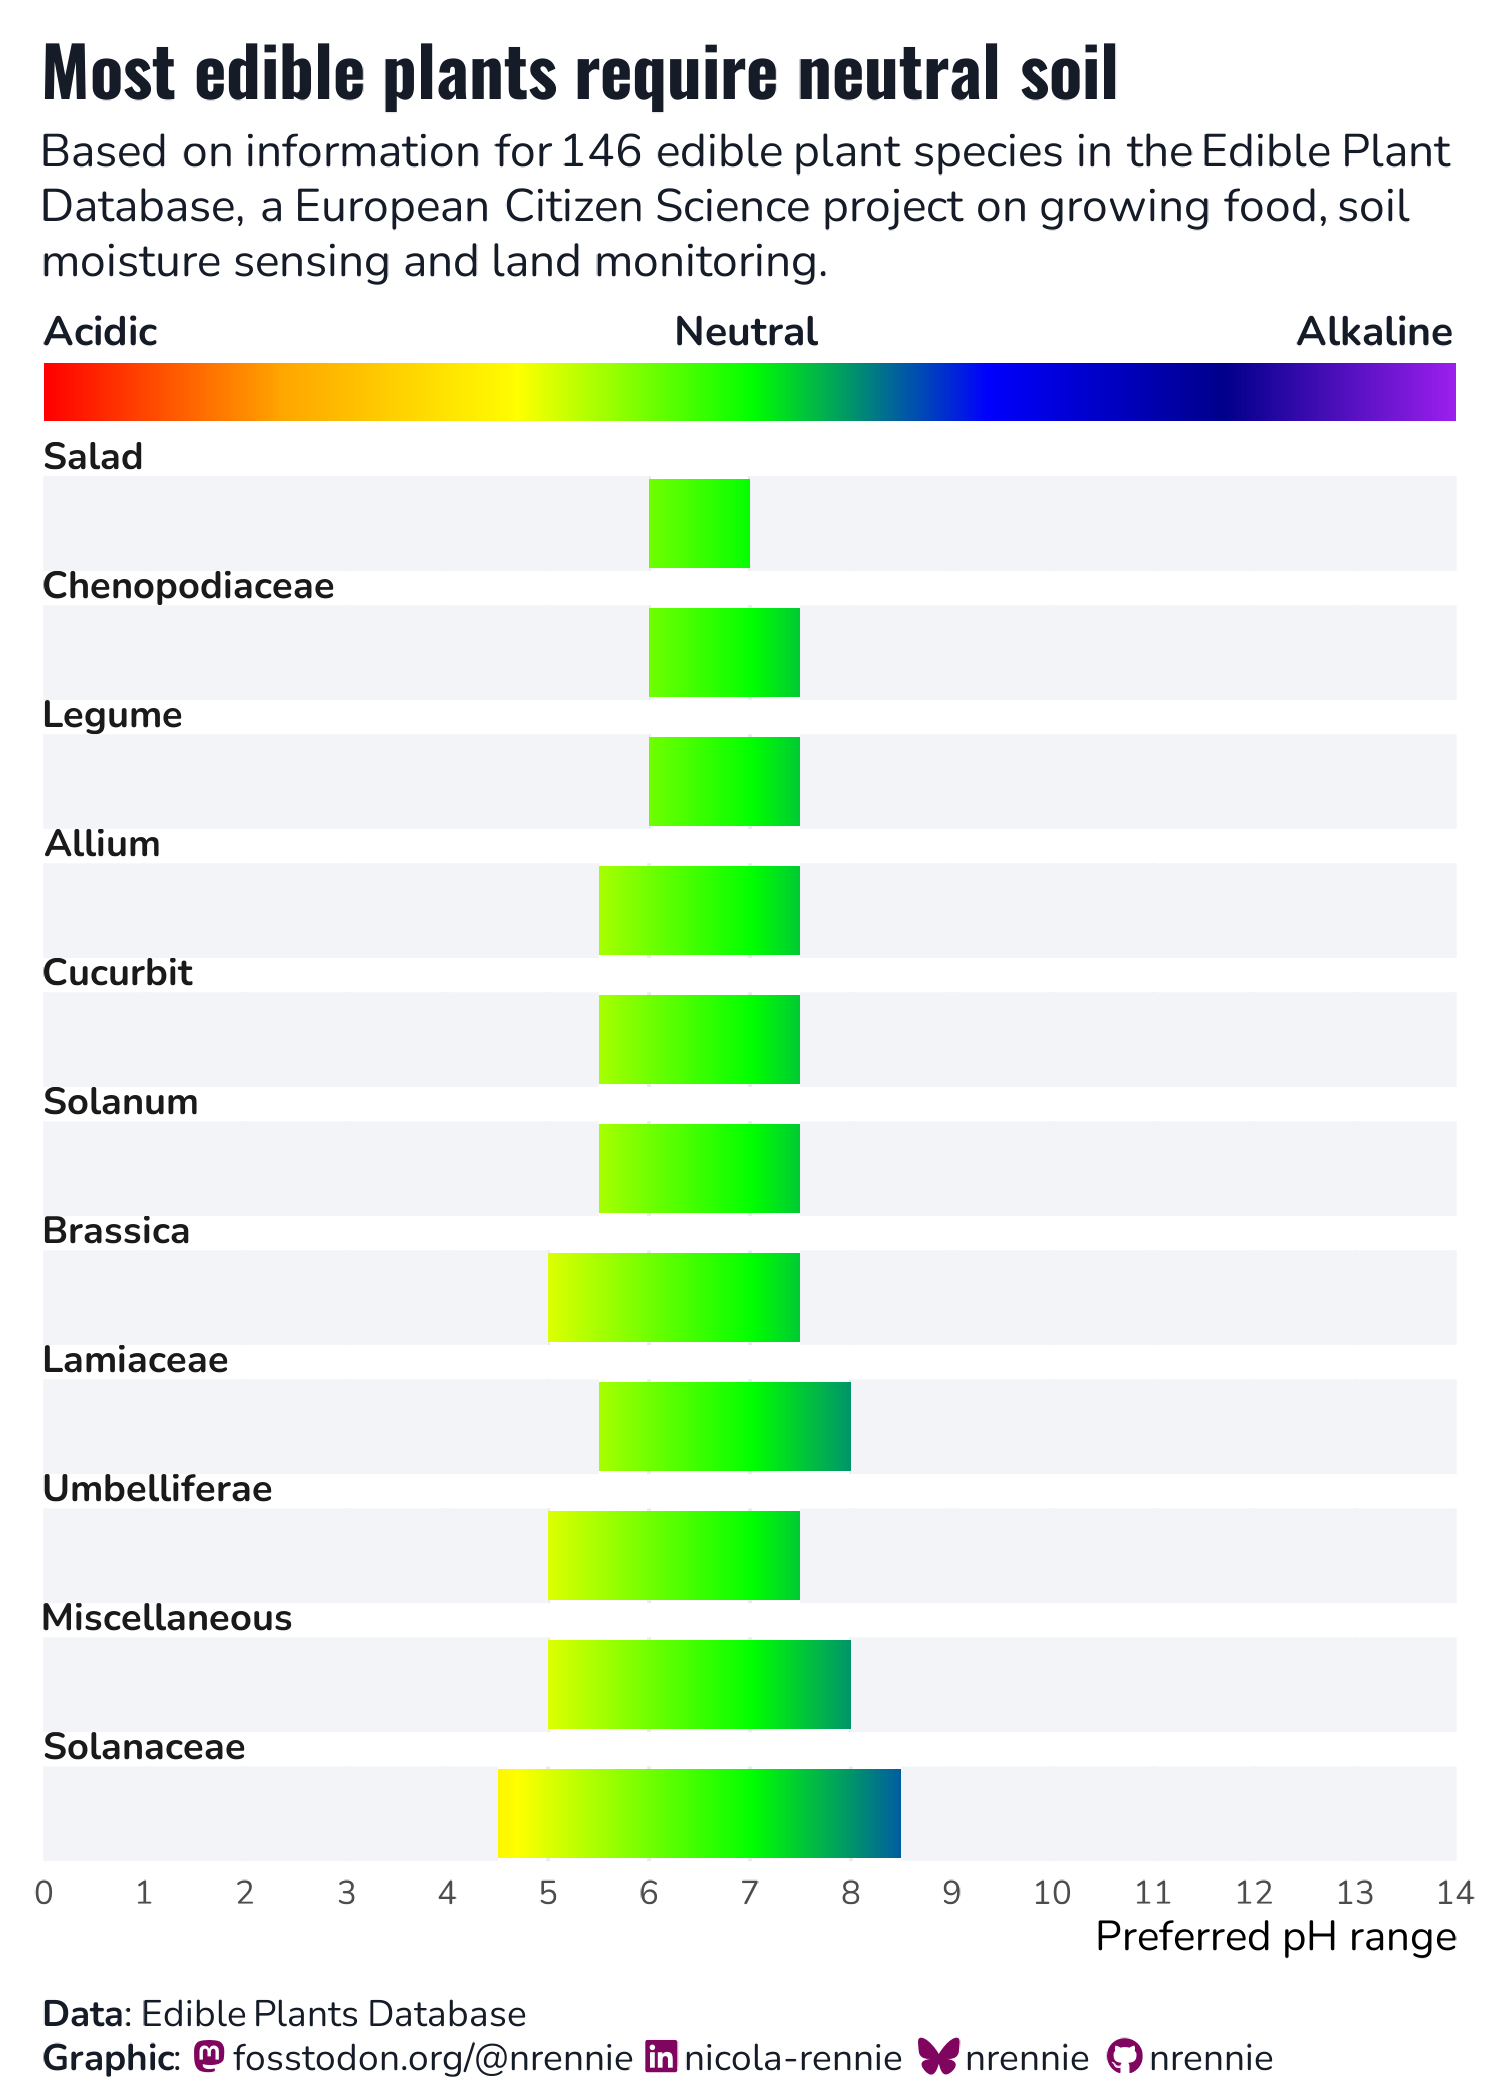

R code for this plot:
# Load packages -----------------------------------------------------------

library(tidyverse)
library(showtext)
library(ggtext)
library(nrBrand)
library(glue)
library(ggview)
library(grid)
library(patchwork)
library(scales)


# Load data ---------------------------------------------------------------

tuesdata <- tidytuesdayR::tt_load("2026-02-03")
edible_plants <- tuesdata$edible_plants


# Load fonts --------------------------------------------------------------

font_add_google("Oswald")
font_add_google("Nunito")
showtext_auto()
showtext_opts(dpi = 300)
title_font <- "Oswald"
body_font <- "Nunito"


# Define colours and fonts-------------------------------------------------

bg_col <- "white"
text_col <- "#151C28"
highlight_col <- "#7F055F"


# Data wrangling ----------------------------------------------------------

plot_data <- edible_plants |>
  select(cultivation, preferred_ph_lower, preferred_ph_upper) |>
  mutate(cultivation = case_when(
    cultivation == "Brassicas" ~ "Brassica",
    TRUE ~ cultivation
  ))

ph_ranges <- plot_data |>
  group_by(cultivation) |>
  summarise(
    min_ph = min(preferred_ph_lower),
    max_ph = max(preferred_ph_upper)
  ) |>
  mutate(range = max_ph - min_ph) |> 
  arrange(range)

plot_data$cultivation <- factor(plot_data$cultivation, levels = ph_ranges$cultivation)
ph_ranges$cultivation <- factor(ph_ranges$cultivation, levels = ph_ranges$cultivation)

bars_data <- tibble(
  start = rep(seq(min(ph_ranges$min_ph), max(ph_ranges$max_ph), by = 0.1), 
              each = length(as.character(ph_ranges$cultivation)))
) |> 
  mutate(
    end = start + 0.1,
    cultivation = rep(as.character(ph_ranges$cultivation),
                      times = length(seq(min(ph_ranges$min_ph), max(ph_ranges$max_ph), by = 0.1)))
  ) |> 
  rowwise() |> 
  mutate(
    count = sum(plot_data$preferred_ph_lower[plot_data$cultivation == cultivation] <= start & plot_data$preferred_ph_upper[plot_data$cultivation == cultivation] > end)
  ) |> 
  ungroup() |> 
  mutate(
    rescaled = rescale(count, to = c(0, 1)),
    alpha = 1 - rescaled,
    cultivation = factor(cultivation, levels = ph_ranges$cultivation)
  ) 


# Define text -------------------------------------------------------------

social <- nrBrand::social_caption(
  bg_colour = bg_col,
  icon_colour = highlight_col,
  font_colour = text_col,
  font_family = body_font
)
title <- "Most edible plants require neutral soil"
st <- "Based on information for 146 edible plant species in the Edible Plant Database, a European Citizen Science project on growing food, soil moisture sensing and land monitoring."
cap <- source_caption(source = "Edible Plants Database", graphic = social)


# Plot --------------------------------------------------------------------

squashed_rainbow <- linearGradient(
  c("red", "orange", "yellow", "green", "blue", "darkblue", "purple"),
  x1 = 0, y1 = 0, x2 = 1, y2 = 0, group = FALSE
)

p1 <- ggplot() +
  annotate("rect",
    xmin = 0, xmax = 14, ymin = 0, ymax = 1,
    fill = squashed_rainbow
  ) +
  geom_textbox(
    data = data.frame(
      x = c(0, 7, 14),
      label = c("Acidic", "Neutral", "Alkaline"),
      hjust = c(0, 0.5, 1)
    ),
    mapping = aes(x = x, y = 1.5, hjust = hjust, halign = hjust, label = label),
    size = 3.5,
    box.padding = unit(c(5.5, 0, 5.5, 0), "pt"),
    fill = "transparent",
    box.colour = "transparent",
    colour = text_col,
    fontface = "bold",
    family = body_font
  ) +
  scale_y_continuous(limits = c(0, 2)) +
  coord_cartesian(expand = FALSE) +
  theme_void() +
  theme(plot.background = element_rect(fill = bg_col, colour = bg_col))

p2 <- ggplot() +
  annotate("rect",
    xmin = 0, xmax = 14, ymin = 0, ymax = 1,
    fill = squashed_rainbow
  ) +
  geom_rect(
    data = ph_ranges,
    mapping = aes(
      xmin = 0,
      xmax = min_ph,
      ymin = -0.03,
      ymax = 1.03
    ),
    fill = "#F2F4F8"
  ) +
  geom_rect(
    data = ph_ranges,
    mapping = aes(
      xmin = max_ph,
      xmax = 14,
      ymin = -0.03,
      ymax = 1.03
    ),
    fill = "#F2F4F8"
  ) +
  facet_wrap(~cultivation, ncol = 1) +
  scale_x_continuous(breaks = seq(0, 14, 1)) +
  scale_y_continuous(limits = c(-0.03, 1.03)) +
  labs(x = "Preferred pH range") +
  coord_cartesian(expand = FALSE) +
  theme_minimal(base_size = 10, base_family = body_font) +
  theme(
    plot.margin = margin(5, 5, 5, 5),
    plot.background = element_rect(fill = bg_col, colour = bg_col),
    panel.background = element_rect(fill = bg_col, colour = bg_col),
    strip.text = element_textbox_simple(
      face = "bold",
      margin = margin(t = 0),
      size = rel(0.9)
    ),
    panel.spacing = unit(0, "lines"),
    panel.grid.minor = element_blank(),
    panel.grid.major.y = element_blank(),
    axis.title.x = element_text(hjust = 1),
    axis.text.y = element_blank()
  )

p3 <- p2 +
  geom_rect(
    data = bars_data,
    mapping = aes(
      xmin = start,
      xmax = end,
      ymin = -0.03,
      ymax = 1.03,
      alpha = alpha
    ),
    fill = "#F2F4F8"
  ) +
  geom_rect(
    data = ph_ranges,
    mapping = aes(
      xmin = min_ph,
      xmax = max_ph,
      ymin = 0,
      ymax = 1
    ),
    fill = "transparent",
    colour = text_col,
    linewidth = 0.2
  ) +
  scale_alpha_identity() 

p1 + p2 + 
  plot_layout(ncol = 1, heights = c(1, 12)) +
  plot_annotation(
    title = title, subtitle = st,
    caption = cap,
    theme = theme(
      plot.title.position = "plot",
      plot.caption.position = "plot",
      plot.title = element_textbox_simple(
        colour = text_col,
        hjust = 0,
        halign = 0,
        margin = margin(b = 5, t = 5),
        family = title_font,
        face = "bold",
        size = rel(1.5)
      ),
      plot.subtitle = element_textbox_simple(
        colour = text_col,
        hjust = 0,
        halign = 0,
        margin = margin(b = 5, t = 0),
        family = body_font
      ),
      plot.caption = element_textbox_simple(
        colour = text_col,
        hjust = 0,
        halign = 0,
        margin = margin(b = 0, t = 5),
        family = body_font
      )
    )
  ) +
  canvas(
    width = 5, height = 7,
    units = "in", bg = bg_col,
    dpi = 300
  ) -> p


p1 + p3 + 
  plot_layout(ncol = 1, heights = c(1, 12)) +
  plot_annotation(
    title = title, subtitle = st,
    caption = cap,
    theme = theme(
      plot.title.position = "plot",
      plot.caption.position = "plot",
      plot.title = element_textbox_simple(
        colour = text_col,
        hjust = 0,
        halign = 0,
        margin = margin(b = 5, t = 5),
        family = title_font,
        face = "bold",
        size = rel(1.5)
      ),
      plot.subtitle = element_textbox_simple(
        colour = text_col,
        hjust = 0,
        halign = 0,
        margin = margin(b = 5, t = 0),
        family = body_font
      ),
      plot.caption = element_textbox_simple(
        colour = text_col,
        hjust = 0,
        halign = 0,
        margin = margin(b = 0, t = 5),
        family = body_font
      )
    )
  ) +
  canvas(
    width = 5, height = 7,
    units = "in", bg = bg_col,
    dpi = 300
  ) -> p_alt


# Save --------------------------------------------------------------------

save_ggplot(
  plot = p,
  file = file.path("2026", "2026-02-03", paste0("20260203", ".png"))
)

save_ggplot(
  plot = p_alt,
  file = file.path("2026", "2026-02-03", paste0("20260203_alt", ".png"))
)
